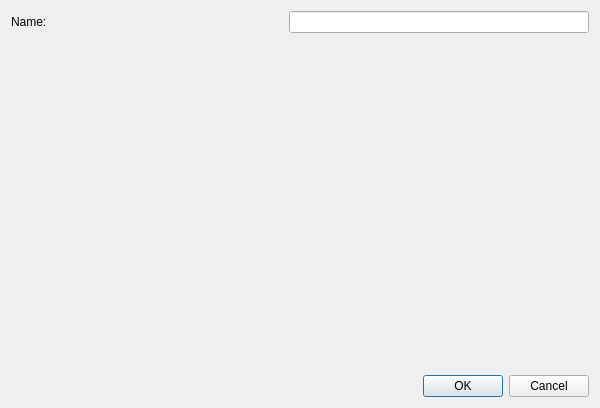
<?xml version="1.0" encoding="UTF-8"?>
<ui version="4.0">
 <class>MachineForm</class>
 <widget class="QDialog" name="MachineForm">
  <property name="geometry">
   <rect>
    <x>0</x>
    <y>0</y>
    <width>600</width>
    <height>408</height>
   </rect>
  </property>
  <property name="windowTitle">
   <string>Dialog</string>
  </property>
  <layout class="QVBoxLayout" name="verticalLayout">
   <item>
    <layout class="QVBoxLayout" name="verticalLayout_2">
     <item>
      <layout class="QHBoxLayout" name="horizontalLayout_2">
       <item>
        <widget class="QLabel" name="lblName">
         <property name="text">
          <string>&lt;html&gt;&lt;head/&gt;&lt;body&gt;&lt;p&gt;Name:&lt;/p&gt;&lt;/body&gt;&lt;/html&gt;</string>
         </property>
        </widget>
       </item>
       <item>
        <spacer name="horizontalSpacer">
         <property name="orientation">
          <enum>Qt::Horizontal</enum>
         </property>
         <property name="sizeHint" stdset="0">
          <size>
           <width>40</width>
           <height>20</height>
          </size>
         </property>
        </spacer>
       </item>
       <item>
        <widget class="QLineEdit" name="editName">
         <property name="minimumSize">
          <size>
           <width>300</width>
           <height>0</height>
          </size>
         </property>
        </widget>
       </item>
      </layout>
     </item>
    </layout>
   </item>
   <item>
    <spacer name="verticalSpacer">
     <property name="orientation">
      <enum>Qt::Vertical</enum>
     </property>
     <property name="sizeHint" stdset="0">
      <size>
       <width>20</width>
       <height>40</height>
      </size>
     </property>
    </spacer>
   </item>
   <item>
    <widget class="QDialogButtonBox" name="buttonBox">
     <property name="orientation">
      <enum>Qt::Horizontal</enum>
     </property>
     <property name="standardButtons">
      <set>QDialogButtonBox::Cancel|QDialogButtonBox::Ok</set>
     </property>
    </widget>
   </item>
  </layout>
 </widget>
 <resources/>
 <connections>
  <connection>
   <sender>buttonBox</sender>
   <signal>accepted()</signal>
   <receiver>MachineForm</receiver>
   <slot>accept()</slot>
   <hints>
    <hint type="sourcelabel">
     <x>248</x>
     <y>254</y>
    </hint>
    <hint type="destinationlabel">
     <x>157</x>
     <y>274</y>
    </hint>
   </hints>
  </connection>
  <connection>
   <sender>buttonBox</sender>
   <signal>rejected()</signal>
   <receiver>MachineForm</receiver>
   <slot>reject()</slot>
   <hints>
    <hint type="sourcelabel">
     <x>316</x>
     <y>260</y>
    </hint>
    <hint type="destinationlabel">
     <x>286</x>
     <y>274</y>
    </hint>
   </hints>
  </connection>
 </connections>
</ui>
